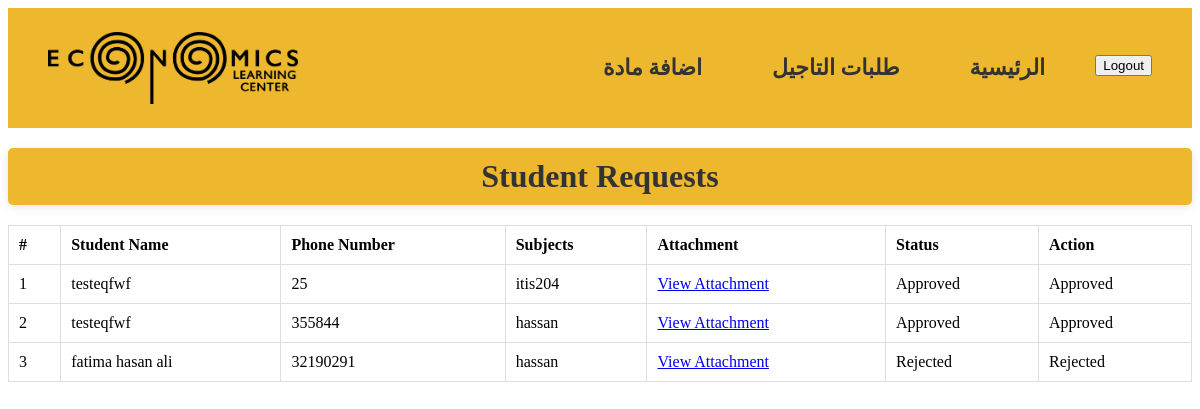
/admin-page/ (signed in), run on an earlier commit of the app's database.
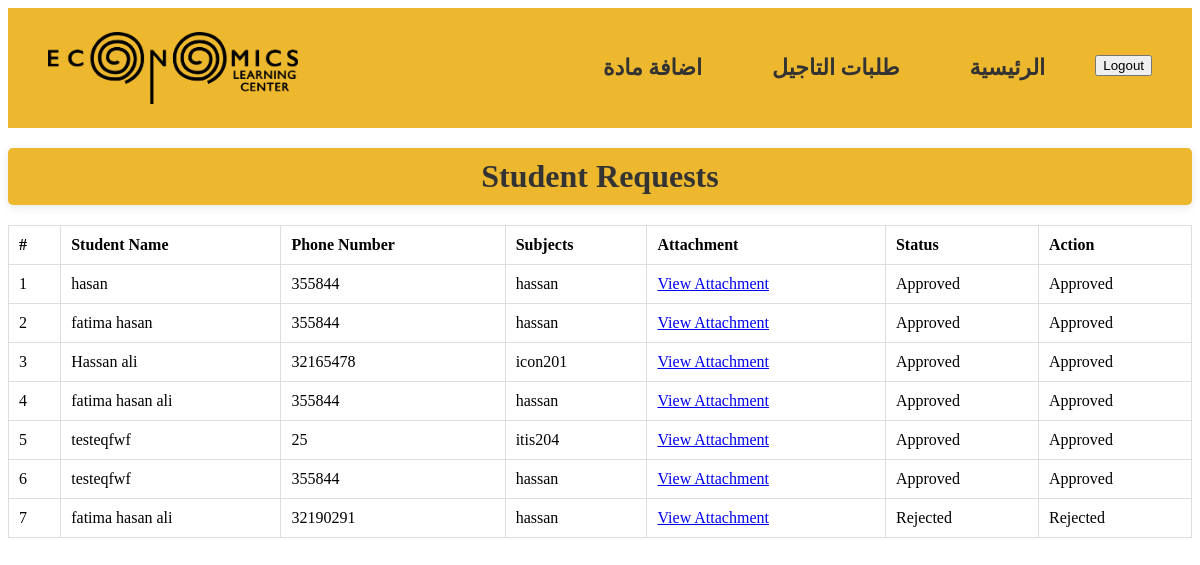
And on a later commit of the database.
### main_app/models.py (models this page shows, shortened)
class StudentRequest(models.Model):
    student_name = models.CharField(max_length=255)
    phone_number = models.CharField(max_length=15)
    subject = models.ManyToManyField(Subject)
    attachment = models.FileField(upload_to='attachments/', blank=True, null=True)
    status = models.CharField(max_length=10, default='Pending')
    created_at = models.DateTimeField(auto_now_add=True)  # Ensure this field exists
    done = models.BooleanField(default=False)  # New field for checkbox

class Subject(models.Model):
    name = models.CharField(max_length=100)
    price = models.DecimalField(max_digits=10, decimal_places=2)
    image = models.ImageField(upload_to='subject_images/')
    description = models.TextField(blank=True, null=True)
    created_at = models.DateTimeField(default=timezone.now)  # Set default value here
    updated_at = models.DateTimeField(auto_now=True)

### main_app/views.py (the view, shortened to what this page needs)
# urls.py: path('admin-page/', views.admin_page, name='admin_page'),
@login_required
@user_passes_test(lambda u: u.is_superuser)
def admin_page(request):
    requests = StudentRequest.objects.all().order_by('-created_at')
    return render(request, 'accounts/admin_page.html', {'requests': requests})

### main_app/templates/accounts/admin_page.html (shortened to what this page needs)
{% load static %}
<!DOCTYPE html>
<html>
<head>
  <link rel="stylesheet" href="{% static 'styles/admin.css' %}">
</head>
<body>
  <header>
    <nav>
      <img src="{% static 'images/logo-horizantal.png' %}" alt="Elc logo" />
      <ul>
        <li><a href="{% url 'add_subject' %}">اضافة مادة</a></li>
        <li><a href="{% url 'accept_admin' %}">طلبات التاجيل</a></li>
        <li><a href="{% url 'admin_page' %}">الرئيسية</a></li>
        <li>
          <form action="{% url 'logout' %}" method="POST">
            <button type="submit">Logout</button>
          </form>
        </li>
      </ul>
    </nav>
  </header>
<h2>Student Requests</h2>
<table>
  <thead>
    <tr>
      <th>#</th>
      <th>Student Name</th>
      <th>Phone Number</th>
      <th>Subjects</th>
      <th>Attachment</th>
      <th>Status</th>
      <th>Action</th>
    </tr>
  </thead>
  <tbody>
    {% for request in requests %}
    <tr>
      <td>{{ forloop.counter }}</td>
      <td>{{ request.student_name }}</td>
      <td>{{ request.phone_number }}</td>
      <td>
        {% for subject in request.subject.all %}
          {{ subject.name }}{% if not forloop.last %}, {% endif %}
        {% endfor %}
      </td>
      <td>
        {% if request.attachment %}
          <a href="{{ request.attachment.url }}" target="_blank">View Attachment</a>
        {% else %}
          No Attachment
        {% endif %}
      </td>
      <td>{{ request.status }}</td>
      <td>
        {% if request.status == 'Pending' %}
        <form method="POST" style="display:inline;">
          {% csrf_token %}
          <input type="hidden" name="request_id" value="{{ request.id }}">
          <button type="submit" name="action" value="approve">Approve</button>
        </form>
        <form method="POST" style="display:inline;">
          {% csrf_token %}
          <input type="hidden" name="request_id" value="{{ request.id }}">
          <button type="submit" name="action" value="reject">Reject</button>
        </form>
        {% else %}
        {{ request.status }}
        {% endif %}
      </td>
    </tr>
    {% empty %}
    <tr><td colspan="7">No requests found</td></tr>
    {% endfor %}
  </tbody>
</table>
</body>
</html>

### static/styles/admin.css (style rules this page uses)
header { background-color: #edb82d; padding: 20px 40px; }
nav { display: flex; align-items: center; justify-content: space-between; height: 80px; }
nav img { width: 250px; height: auto; }
nav ul { list-style: none; display: flex; gap: 30px; margin: 0; padding: 0; }
nav ul li { position: relative; }
nav ul li a { text-decoration: none; color: #333; font-weight: bold; font-size: 22px; padding: 15px 20px; transition: background-color 0.3s; }
h2 { text-align: center; font-size: 2em; color: #333; margin: 20px 0; padding: 10px; background-color: #edb82d; border-radius: 5px; box-shadow: 0 2px 10px rgba(0, 0, 0, 0.1); }
table { width: 100%; border-collapse: collapse; }
th, td { padding: 10px; text-align: left; border: 1px solid #ddd; }

What changed in the data, as far as the page shows it:
added StudentRequest: student_name "hasan", phone_number "355844", status "Approved", Subject (name "hassan")
added StudentRequest: student_name "fatima hasan", phone_number "355844", status "Approved", Subject (name "hassan")
added StudentRequest: student_name "Hassan ali", phone_number "32165478", status "Approved"
added Subject: name "icon201", shown under "Hassan ali"
added StudentRequest: student_name "fatima hasan ali", phone_number "355844", status "Approved", Subject (name "hassan")
